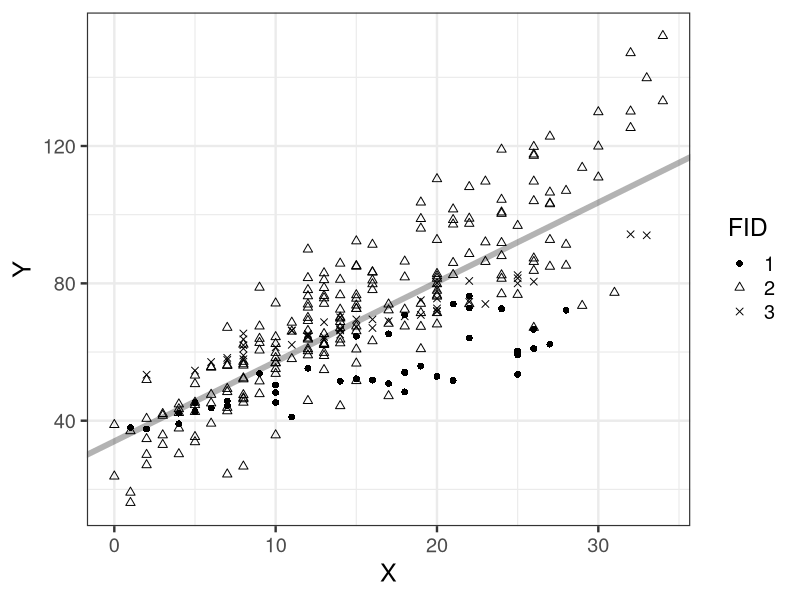
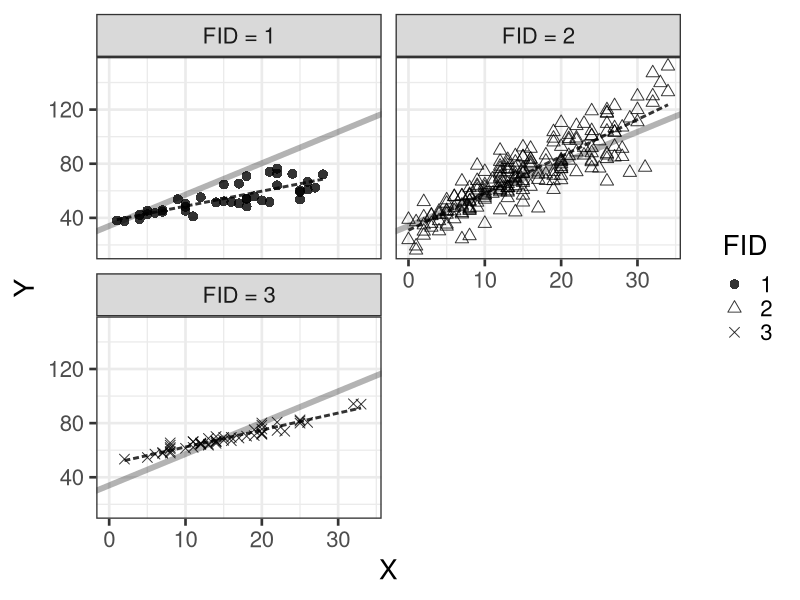

These charts were generated, in order, by the following R code:
library(dplyr)
library(ggplot2)

d <- read.csv(file='input/data-salary-3.csv') %>% 
  mutate(FID = as.factor(FID),
         FID_label = factor(paste0('FID = ', FID), levels = paste0('FID = ', 1:3)))
res_lm <- lm(Y ~ X, data=d)
coef <- coef(res_lm)

p <- ggplot(data=d, aes(x=X, y=Y, shape=FID)) +
  theme_bw(base_size=18) +
  geom_abline(intercept=coef[1], slope=coef[2], size=2, alpha=0.3) +
  geom_point(size=2) +
  scale_shape_manual(values=c(16, 2, 4, 9)) +
  labs(x='X', y='Y')
ggsave(p, file='output/fig8-5-left.png', dpi=300, w=4, h=3)

p <- ggplot(data=d, aes(x=X, y=Y, shape=FID)) +
  theme_bw(base_size=20) +
  geom_abline(intercept=coef[1], slope=coef[2], size=2, alpha=0.3) +
  facet_wrap(~FID_label, ncol=2) +
  geom_line(stat='smooth', method='lm', se=FALSE, linewidth=1, color='black', linetype='21', alpha=0.8) +
  geom_point(size=3, alpha=0.8) +
  scale_shape_manual(values=c(16, 2, 4)) +
  labs(x='X', y='Y')
ggsave(p, file='output/fig8-5-right.png', dpi=300, w=6, h=5)
